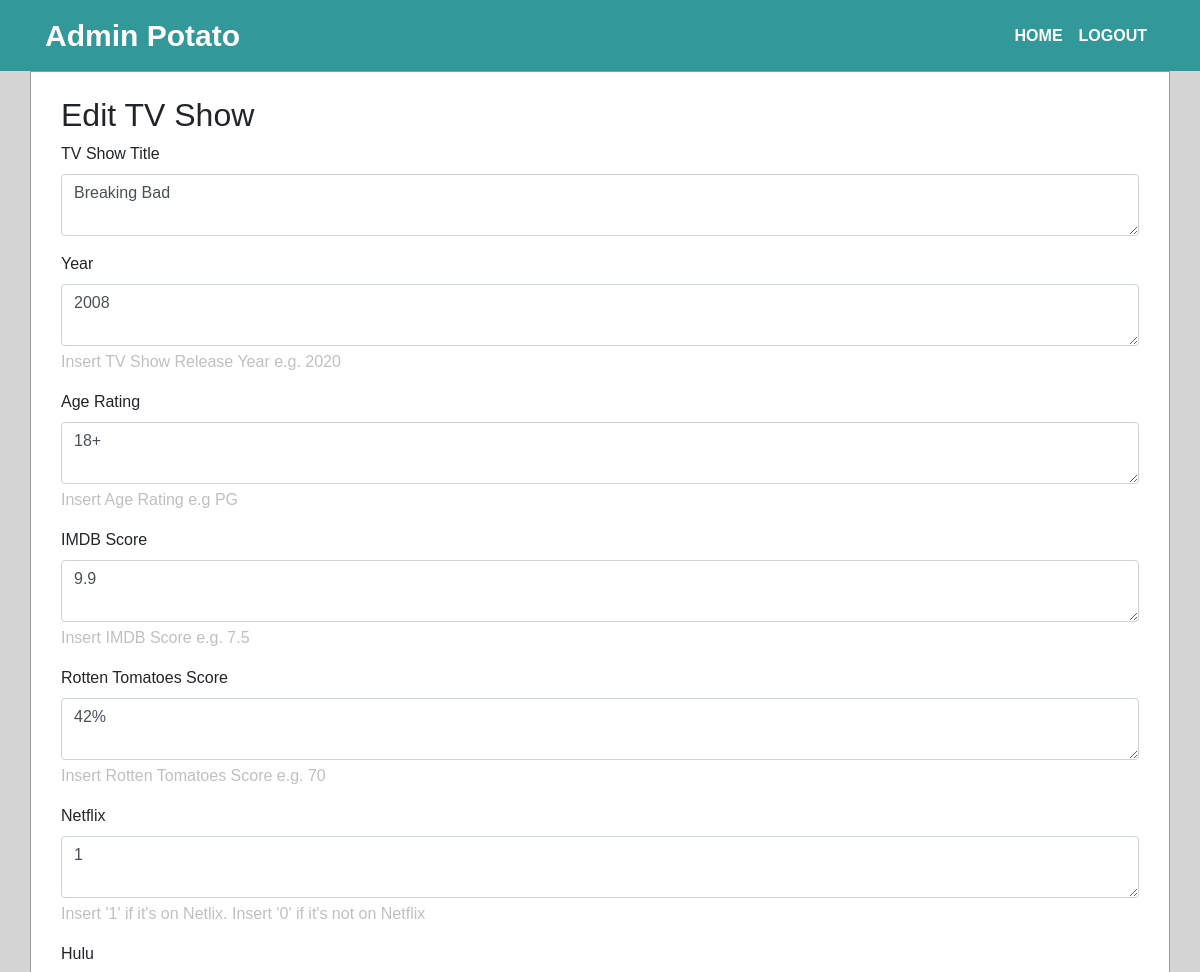
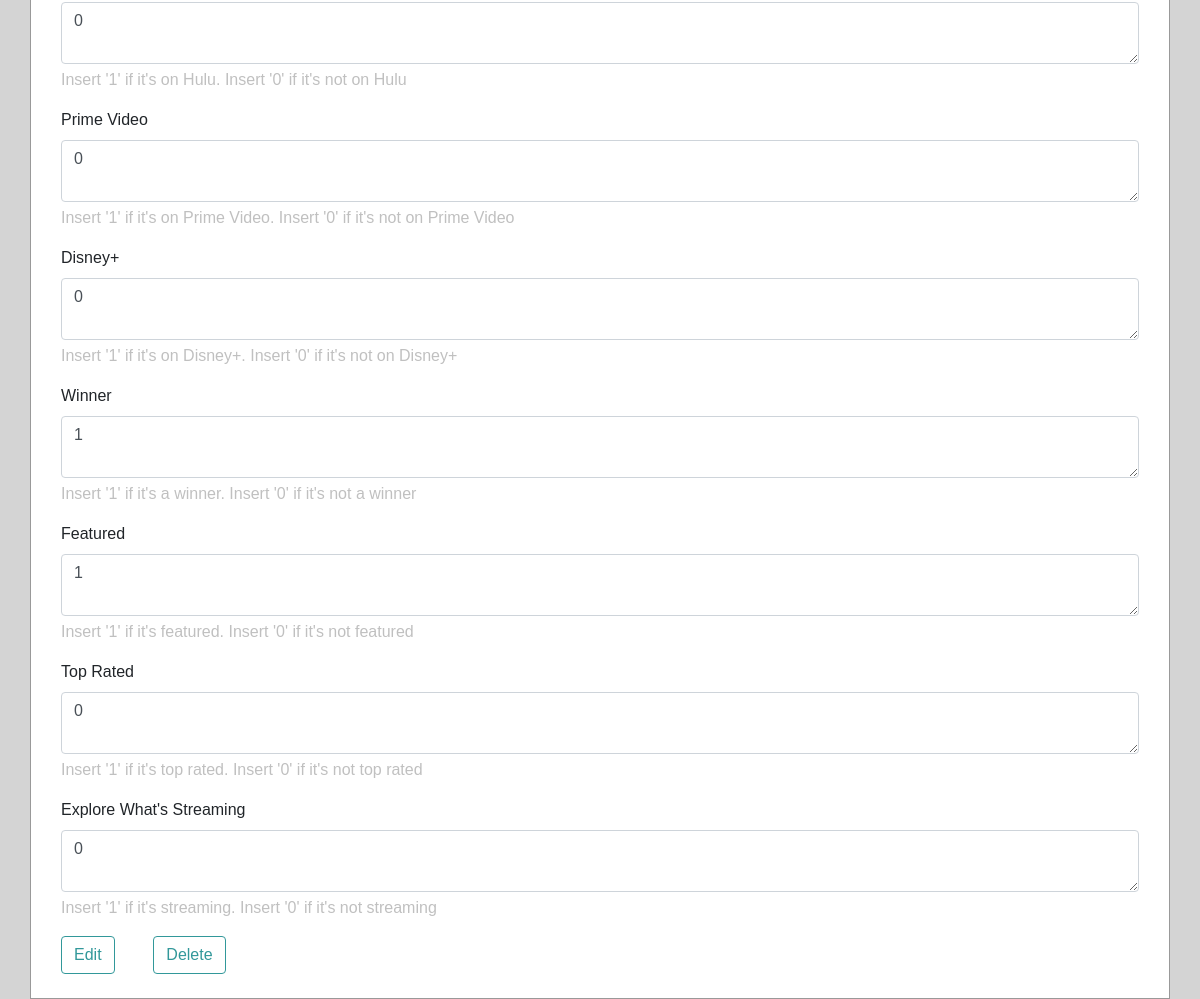
The page /admin/tvShows/show.php?show_id=1 (signed in) on the database its author committed (2 pictures, top to bottom).
### tables this page shows
CREATE TABLE `tv_shows` (
  `id` int(11) NOT NULL,
  `title` varchar(255) NOT NULL,
  `year` varchar(255) NOT NULL,
  `age` varchar(255) NOT NULL,
  `IMDb` double NOT NULL,
  `rotten_tomatoes` varchar(11) NOT NULL,
  `netflix` int(11) NOT NULL,
  `hulu` int(11) NOT NULL,
  `prime_video` int(11) NOT NULL,
  `disney` int(11) NOT NULL,
  `winner` int(11) NOT NULL,
  `featured` int(1) NOT NULL,
  `top_rated` int(1) NOT NULL,
  `explore_whats_streaming` int(1) NOT NULL
);

### admin/tvShows/show.php (the view, shortened to what this page needs)
<?php
include("../../connections/db.php");
$showid = htmlentities($_GET['show_id']);
$showquery = "SELECT * FROM tv_shows WHERE id = $showid";
$showresult = $conn->query($showquery);
while ($row = $showresult->fetch_assoc()) {
  $showtitle = $row['title'];
  $showyear = $row['year'];
  $showage = $row['age'];
  $showIMDb = $row['IMDb'];
  $showrottentomatoes = $row['rotten_tomatoes'];
  $shownetflix = $row['netflix'];
  $showhulu = $row['hulu'];
  $showprimevideo = $row['prime_video'];
  $showdisney = $row['disney'];
  $showwinner = $row['winner'];
  $showfeatured = $row['featured'];
  $showtop = $row['top_rated'];
  $showexplore = $row['explore_whats_streaming'];
}
?>
<!DOCTYPE html>
<html>
<head>
  <link rel="stylesheet" href="https://maxcdn.bootstrapcdn.com/bootstrap/4.0.0/css/bootstrap.min.css">
  <link rel="stylesheet" href="../../css/styles.css">
</head>
<body>
  <header>
    <?php
    include '../navbar.php';
    ?>
  </header>
  <main class="container container1">
    <div class="container">
      <br>
      <h2>Edit TV Show</h2>
      <?php
      echo "<form method='POST' action='editTV.php' enctype='multipart/form-data'>
      <div class='mb-3'>
        <label for='title' class='form-label'>TV Show Title</label>
        <textarea class='form-control' width='20px' height='20px' name='title'>$showtitle</textarea>
      </div>
      <div class='mb-3'>
        <label for='year' class='form-label'>Year</label>
        <textarea class='form-control' width='20px' height='20px' name='year'>$showyear</textarea>
        <div id='year' class='form-text'>Insert TV Show Release Year e.g. 2020</div>
      </div>
      <div class='mb-3'>
        <label for='age' class='form-label'>Age Rating</label>
        <textarea class='form-control' width='20px' height='20px' name='age'>$showage</textarea>
        <div id='age' class='form-text'>Insert Age Rating e.g PG</div>
      </div>
      <div class='mb-3'>
        <label for='imdb' class='form-label'>IMDB Score</label>
        <textarea class='form-control' width='20px' height='20px' name='imdb'>$showIMDb</textarea>
        <div id='imdb' class='form-text'>Insert IMDB Score e.g. 7.5</div>
      </div>
      <div class='mb-3'>
        <label for='rotten' class='form-label'>Rotten Tomatoes Score</label>
        <textarea class='form-control' width='20px' height='20px' name='rotten'>$showrottentomatoes</textarea>
        <div id='rotten' class='form-text'>Insert Rotten Tomatoes Score e.g. 70</div>
      </div>
      <div class='mb-3'>
        <label for='netflix' class='form-label'>Netflix</label>
        <textarea class='form-control' width='20px' height='20px' name='netflix'>$shownetflix</textarea>
        <div id='netflix' class='form-text'>Insert '1' if it's on Netlix. Insert '0' if it's not on Netflix</div>
      </div>
      <div class='mb-3'>
        <label for='hulu' class='form-label'>Hulu</label>
        <textarea class='form-control' width='20px' height='20px' name='hulu'>$showhulu</textarea>
        <div id='hulu' class='form-text'>Insert '1' if it's on Hulu. Insert '0' if it's not on Hulu</div>
      </div>
      <div class='mb-3'>
        <label for='prime' class='form-label'>Prime Video</label>
        <textarea class='form-control' width='20px' height='20px' name='prime'>$showprimevideo</textarea>
        <div id='prime' class='form-text'>Insert '1' if it's on Prime Video. Insert '0' if it's not on Prime Video</div>
      </div>
      <div class='mb-3'>
        <label for='disney' class='form-label'>Disney+</label>
        <textarea class='form-control' width='20px' height='20px' name='disney'>$showdisney</textarea>
        <div id='disney' class='form-text'>Insert '1' if it's on Disney+. Insert '0' if it's not on Disney+</div>
      </div>
      <div class='mb-3'>
        <label for='winner' class='form-label'>Winner</label>
        <textarea class='form-control' width='20px' height='20px' name='winner'>$showwinner</textarea>
        <div id='winner' class='form-text'>Insert '1' if it's a winner. Insert '0' if it's not a winner</div>
      </div>
      <div class='mb-3'>
        <label for='featured' class='form-label'>Featured</label>
        <textarea class='form-control' width='20px' height='20px' name='featured'>$showfeatured</textarea>
        <div id='featured' class='form-text'>Insert '1' if it's featured. Insert '0' if it's not featured</div>
      </div>
      <div class='mb-3'>
        <label for='topRated' class='form-label'>Top Rated</label>
        <textarea class='form-control' width='20px' height='20px' name='topRated'>$showtop</textarea>
        <div id='topRated' class='form-text'>Insert '1' if it's top rated. Insert '0' if it's not top rated</div>
      </div>
      <div class='mb-3'>
        <label for='explore' class='form-label'>Explore What's Streaming</label>
        <textarea class='form-control' width='20px' height='20px' name='explore'>$showexplore</textarea>
        <div id='explore' class='form-text'>Insert '1' if it's streaming. Insert '0' if it's not streaming</div>
      </div>
      <input type='hidden' name='rowid' value='$showid'>
        <div class='row'>
            <div class='col-md-1'>
                <button class='btn submit_btn' id='upload' type='submit'>Edit</button>
            </div>
            <div class='col-md-1'>
              <a class='btn submit_btn' href='deleteTV.php?row_id=$showid'>Delete</a>
            </div>
            <div class='col-md-10'>
            </div>
        </div>
        </form>
        ";
      ?>
      <br>
    </div>
  </main>
</body>
</html>

### admin/navbar.php (shortened to what this page needs)
<nav class="my-navbar navbar navbar-expand-md navbar-dark">
    <div class="container">
        <a class="navbar-brand" href="index.php">Admin Potato</a>
        <div class="collapse navbar-collapse" id="navbarSupportedContent">
            <ul class="navbar-nav ml-auto">
                <li class="nav-item">
                    <a class="nav-link
                    <?php
                    if (basename($_SERVER['PHP_SELF']) == "index.php") {
                        echo "active";
                    } else {
                        echo "";
                    }
                    ?>
                    " href="index.php">Home</a>
                </li>
                <li class="nav-item">
                    <a class="nav-link
                    <?php
                    if (basename($_SERVER['PHP_SELF']) == "logout.php") {
                        echo "active";
                    } else {
                        echo "";
                    }
                    ?>
                    " href="../logout.php">Logout</a>
                </li>
            </ul>
        </div>
    </div>
</nav>

### css/styles.css (style rules this page uses)
* { box-sizing: border-box; font-family: Arial, Helvetica, sans-serif; }
body { padding: 0px; margin: 0px; background: #d4d4d4; font-family: Arial, Helvetica, sans-serif; }
.my-navbar { background: #32989a; border-radius: 0; border: 0; }
.my-navbar .navbar-brand { color: #fff; font-size: 30px; font-weight: 600; }
.my-navbar .nav-link { color: #fff !important; border-radius: 3px; font-weight: 600; text-transform: uppercase; text-align: left; margin-top: auto; margin-bottom: auto; }
.container1 { margin-top: 0px; background-color: #fff; border: 1px solid #999999; }
.submit_btn { width: auto !important; background-color: #fff !important; color: #32989a !important; border-color: #32989a !important; }
.form-text { color: silver; }

### rows shown on the page
tv_shows: title "Breaking Bad", year "2008", age "18+", imdb "9.9", rotten "42%", netflix "1", hulu "0", prime "0", disney "0", winner "1", featured "1", topRated "0", explore "0"
